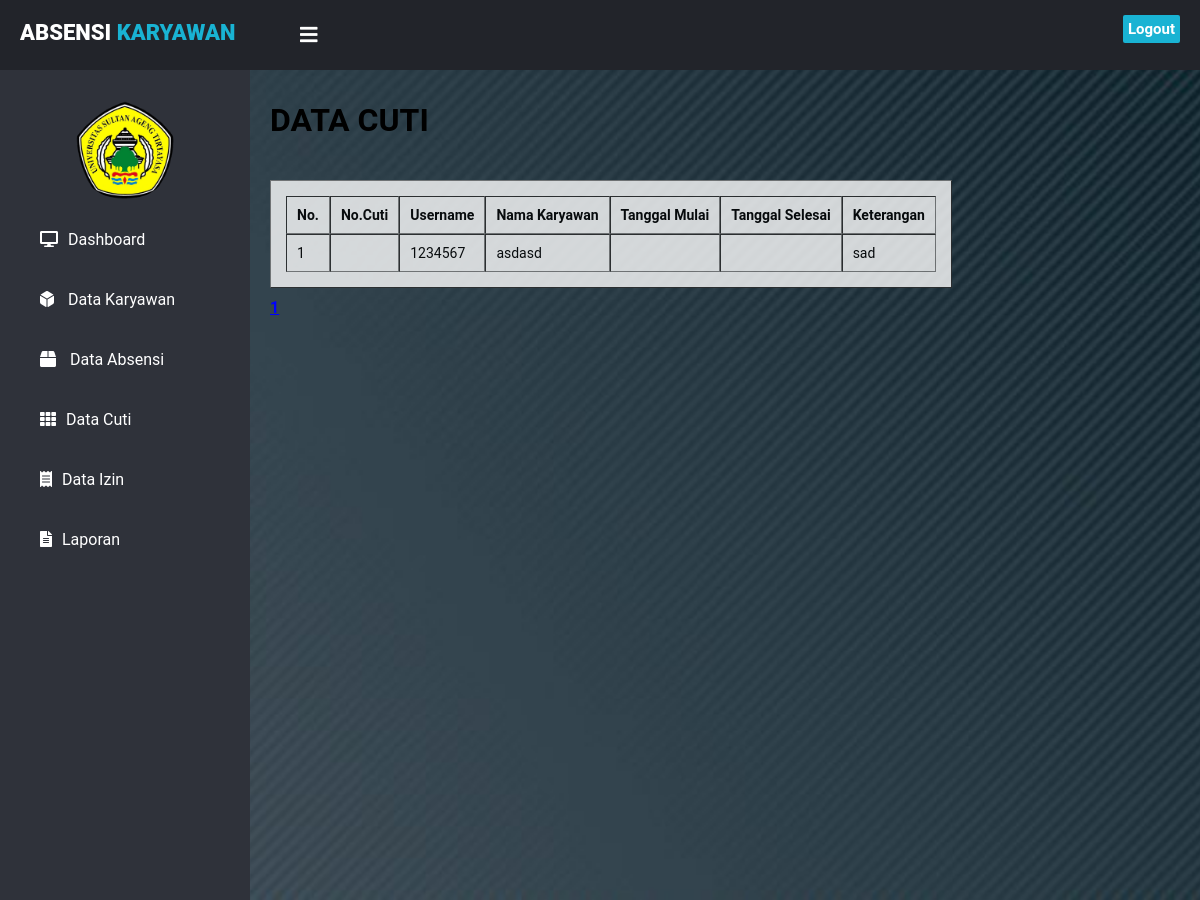
Screenshot of /admind/absensi/cuti.php (signed in) with the database file from the repository.
### tables this page shows
CREATE TABLE `cuti` (
  `id_cuti` int(2) NOT NULL,
  `username` varchar(10) NOT NULL,
  `nama_krywn` varchar(50) NOT NULL,
  `tgl_mulai` date NOT NULL,
  `tgl_selesai` date NOT NULL,
  `ket` varchar(50) NOT NULL
);

### admind/functions.php (called while the page is built, shortened)
<?php
$conn = mysqli_connect("localhost", "root", "", "absensi_karyawan");
function query($query){
	global $conn;
	$result = mysqli_query($conn, $query);
	$rows = [];
	while ($row = mysqli_fetch_assoc($result)){
		$rows[] = $row;
	}
	return $rows;
}
?>

### admind/absensi/cuti.php (the view, shortened to what this page needs)
<?php
require '../functions.php';
$dataperhalaman = 5;
$jumlahdata= count(query("SELECT * FROM cuti"));
$jumlahhalaman =  ceil($jumlahdata / $dataperhalaman);
$halamanaktif = (isset($_GET["halaman"])) ? $_GET["halaman"] : 1;
$awaldata = ( $dataperhalaman * $halamanaktif ) - $dataperhalaman;
$query= "SELECT * FROM cuti LIMIT $awaldata, $dataperhalaman";
$result = mysqli_query($conn, $query);
 ?>
<!DOCTYPE html>
<html lang="en" dir="ltr">
  <head>
    <link rel="stylesheet" href="style_index.css">
    <link rel="stylesheet" href="https://cdnjs.cloudflare.com/ajax/libs/font-awesome/5.12.1/css/all.min.css">
  </head>
  <body>
    <header>
      <label for="check">
        <i class="fas fa-bars" id="sidebar_btn"></i>
      </label>
      <div class="left_area">
        <h3>Absensi <span>Karyawan</span></h3>
      </div>
      <div class="right_area">
        <a href="../logout.php" class="logout_btn">Logout</a>
      </div>
    </header>
    <div class="sidebar">
      <div class="profile_info">
        <img src="unnamed.png" class="profile_image" alt="">
      </div>
      <a href="../dashboard/dashboard.php" ><i class="fas fa-desktop"></i><span>Dashboard</span></a>
      <a href="../data/karyawan.php"><i class="fas fa-dice-d6"></i> <span>Data Karyawan</span></a>
      <a href="../absensi/absensi.php"><i class="fas fa-box"></i> <span> Data Absensi</span></a>
      <a href="../absensi/cuti.php"><i class="fas fa-th"></i><span>Data Cuti</span></a>
      <a href="../absensi/izin.php"><i class="fas fa-receipt"></i><span>Data Izin</span></a>
      <a href="../laporan/laporan.php" ><i class="fas fa-file-alt"></i><span>Laporan</span></a>
    </div>
              <div class="content">
      <div class="card">
        <h1>DATA CUTI</h1>
      </div>
        <br>
        <?php if (mysqli_affected_rows($conn) > 0) {
          ?>
        <div class="card">
          <table border="1" cellpadding="10" cellspacing="0">
          <tr>
            <th>No.</th>
            <th>No.Cuti</th>
            <th>Username</th>
            <th>Nama Karyawan</th>
            <th>Tanggal Mulai </th>
            <th>Tanggal Selesai</th>
            <th>Keterangan</th>
          </tr>
          <?php $i=1;?>
          <?php foreach($result as $row):
             ?>
          <tr>
            <td><?= $i;?></td>
            <td><?= $row["id"];?></td>
            <td><?= $row["username"];?></td>
            <td><?= $row["nama_krywn"];?></td>
            <td><?= $row["mulai"];?></td>
            <td><?= $row["selesai"];?></td>
            <td><?= $row["ket"];?></td>
            </tr>
          <?php $i++;?>
          <?php endforeach?>
        </table>
        <?php for( $i = 1; $i <= $jumlahhalaman; $i++) : ?>
          <?php if( $i == $halamanaktif) : ?>
          <a href="?halaman=<?= $i;?>" style="font-weight: bold;color: blue;"><?= $i; ?></a>
          <?php else : ?>
            <a href="?halaman=<?= $i;?>" style="background-color: white"><?= $i; ?></a>
          <?php endif; ?>
        <?php endfor; ?>
      </div>
      </div>
      <?php
      }
      else {
        echo "Data Tidak Ditemukan!!";
      } ?>
  </body>
</html>

### admind/absensi/style_index.css (style rules this page uses)
body { margin: 0; padding: 0; font-family: "Roboto", sans-serif; }
header { z-index: 1; position: fixed; background: #22242A; padding: 20px; width: calc(100% - 0%); top: 0; height: 30px; }
.left_area h3 { color: #fff; margin: 0; text-transform: uppercase; font-size: 22px; font-weight: 900; }
.left_area span { color: #19B3D3; }
.logout_btn { padding: 5px; background: #19B3D3; text-decoration: none; float: right; margin-top: -30px; margin-right: 40px; border-radius: 2px; font-size: 15px; font-weight: 600; color: #fff; transition: 0.5s; transition-property: background; }
.sidebar { z-index: 1; top: 0; background: #2f323a; margin-top: 70px; padding-top: 30px; position: fixed; left: 0; width: 250px; height: 100%; transition: 0.5s; transition-property: left; overflow-y: auto; }
.profile_info { display: flex; flex-direction: column; justify-content: center; align-items: center; }
.sidebar .profile_info .profile_image { width: 100px; height: 100px; border-radius: 100px; margin-bottom: 10px; }
.sidebar a { color: #fff; display: block; width: 100%; line-height: 60px; text-decoration: none; padding-left: 40px; box-sizing: border-box; transition: 0.5s; transition-property: background; }
.sidebar i { padding-right: 10px; }
label #sidebar_btn { z-index: 1; color: #fff; position: fixed; cursor: pointer; left: 300px; font-size: 20px; margin: 5px 0; transition: 0.5s; transition-property: color; }
.content { width: (100% - 250px); margin-top: 60px; padding: 20px; margin-left: 250px; background: url(ss.jpg) no-repeat; background-position: center; background-size: cover; height: 100vh; transition: 0.5s; }
.content .card table { background: #fff; padding: 15px; margin-bottom: 10px; font-size: 14px; opacity: 0.8; }

### rows the page displays
cuti: username "1234567", nama_krywn "asdasd", ket "sad"
